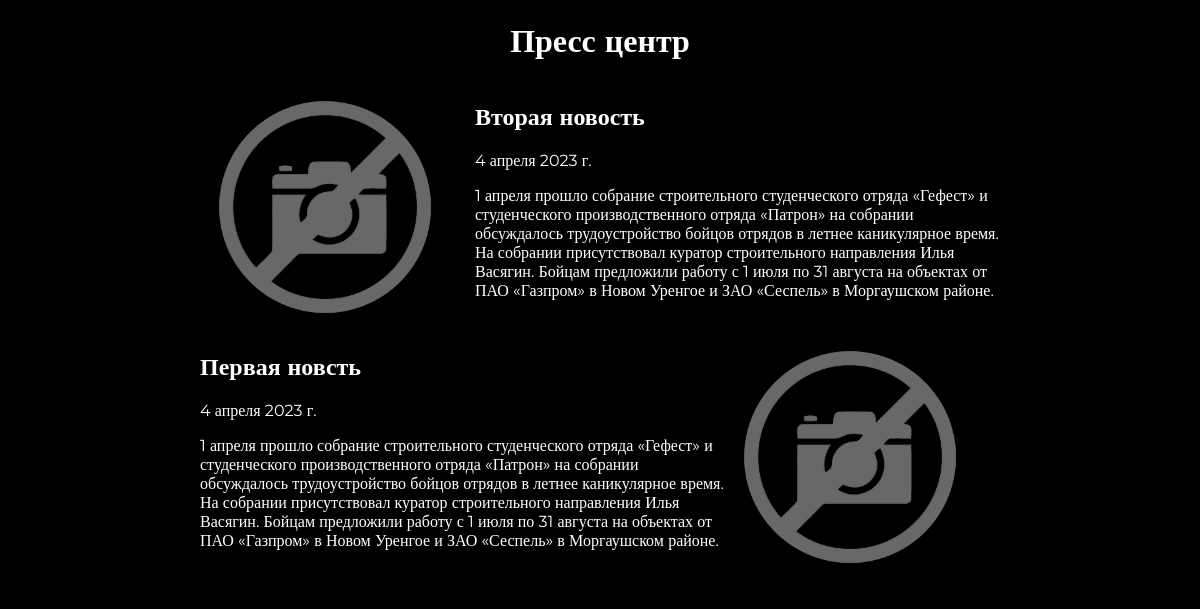
/nevs, run on the app's committed database.
### mainsite/models.py (models this page shows, shortened)
class Nevs(models.Model):
    name = models.CharField(max_length=200, db_index=True,verbose_name='Имя')
    date = models.DateField(blank=True, verbose_name='Дата создания')
    logo = models.ImageField(upload_to=f'image/Nevs/{randint(1, 10000)}', blank=True, verbose_name='Обложка')
    description = models.TextField(blank=True, verbose_name='Тизер новости')
    main_text = models.TextField(blank=True, verbose_name='Тело новости')
    available = models.BooleanField(default=True,verbose_name='Активость')
    class Meta:
        ordering = ('name',)
        verbose_name = 'Новсть'
        verbose_name_plural = 'Новости'

### mainsite/views.py (the view)
# urls.py: path('nevs',views.nevs),
def nevs(request):
    arg = dict()
    arg['news'] = Nevs.objects.filter(available= True)
    return render(request, "news.html",arg)

### templates/news.html (shortened to what this page needs)
<!DOCTYPE html>
{% load static %}
<html lang="en">
<head>
    <link rel="stylesheet" type="text/css" href="{% static '/news.css' %}"/>
</head>
<body>
    <div class="zagolovok">
        <h1>Пресс центр</h1>
    </div>
    {%for new in news%}
    <section class="news">
        <section class="novelty">
        <div class="content_{% cycle 'img_rigth' 'img_left' %}">
        <img src="{{ new.logo.url }}" alt="img" width="200">
        <div class="diskriptions">
          <h2 class="title">{{ new.name }}</h2>
          <p class="publish-date">{{ new.date }}</p>
          <p>{{ new.description }}</p>
        </div>
        </div>
        </section>
      </section>
    {% endfor %}
</body>
</html>

### static/news.css (style rules this page uses)
body { margin: 0; padding: 0; background-color: black; font-family: Montserrat; }
.zagolovok { color: white; text-align: center; }
.news { display: flex; flex-direction: column; justify-content: center; color:white; margin-left: 200px; margin-right: 200px; }
.content_img_rigth { display: flex; flex-direction: row; }
.content_img_rigth img { margin-right: 25px; height: 250px; width: auto; border-radius: 50px 0px; margin-top: auto; margin-bottom: auto; order: 0; }
@media (max-width: 1270px) { .content_img_rigth img { margin-right: 25px; width: 300px; } }
.content_img_left { display: flex; flex-direction: row; }
.content_img_left img { margin-right: 25px; height: 250px; width: auto; border-radius: 50px 0px; margin-top: auto; margin-bottom: auto; order: 1; }
@media (max-width: 1270px) { .content_img_left img { margin-right: 25px; width: 300px; } }

### data on the page
Nevs: logo (placeholder picture), name "Вторая новость", date "4 апреля 2023 г.", description "1 апреля прошло собрание строительного студенческого отряда «Гефест» и студенческого производственного отряда «Патрон» на собрании обсуждалось трудоустройство бойцов отрядов в летнее каникулярное время. На собрании присутствовал куратор строительного направления Илья Васягин. Бойцам предложили работу с 1 июля по 31 августа на объектах от ПАО «Газпром» в Новом Уренгое и ЗАО «Сеспель» в Моргаушском районе."
Nevs: logo (placeholder picture), name "Первая новсть", date "4 апреля 2023 г.", description "1 апреля прошло собрание строительного студенческого отряда «Гефест» и студенческого производственного отряда «Патрон» на собрании обсуждалось трудоустройство бойцов отрядов в летнее каникулярное время. На собрании присутствовал куратор строительного направления Илья Васягин. Бойцам предложили работу с 1 июля по 31 августа на объектах от ПАО «Газпром» в Новом Уренгое и ЗАО «Сеспель» в Моргаушском районе."
